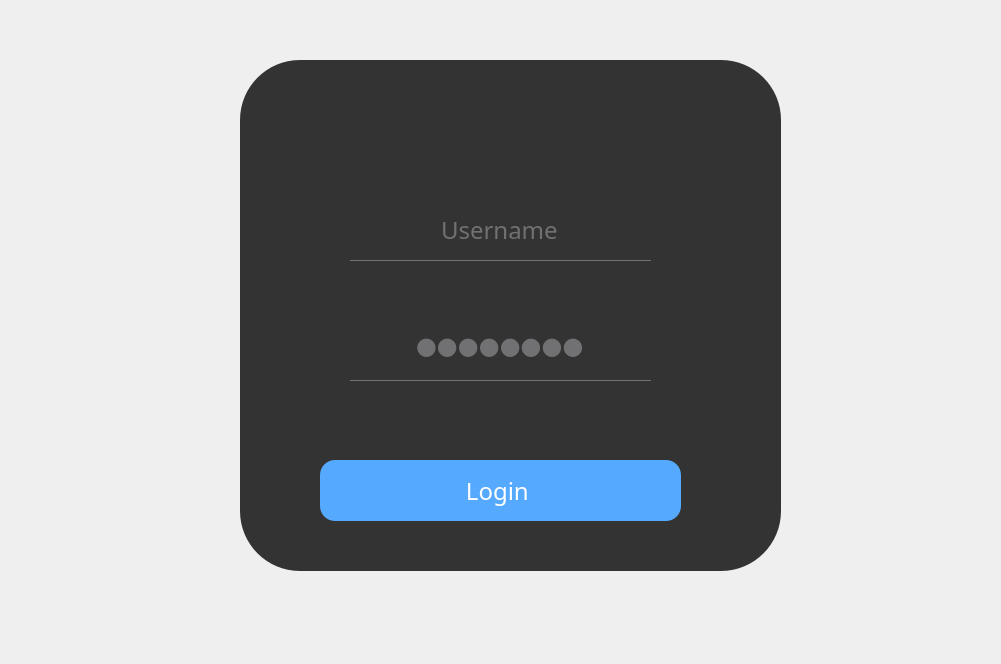
<?xml version="1.0" encoding="UTF-8"?>
<ui version="4.0">
 <class>login</class>
 <widget class="QDialog" name="login">
  <property name="geometry">
   <rect>
    <x>0</x>
    <y>0</y>
    <width>1001</width>
    <height>664</height>
   </rect>
  </property>
  <property name="windowTitle">
   <string>login</string>
  </property>
  <property name="styleSheet">
   <string notr="true">*{
font-family:century gothic;
font-size:24px;
background:url(:/pastry.png);}
QFrame
{background:#333;
border-radius:60px;
}

QPushButton
{background:#55aaff;
border-radius:15px;}
QPushButton
{
color:white;
border-radius:15px;
}
QPushButton:hover
{
color:rgb(255, 255, 255)f;
border-radius:15px;
background:#ff557f;
}

QLineEdit
{background:transparent;
border:none;
color:#717072;
border-bottom:1px solid #717072;
}</string>
  </property>
  <widget class="QPushButton" name="pushButton_3">
   <property name="geometry">
    <rect>
     <x>440</x>
     <y>20</y>
     <width>121</width>
     <height>111</height>
    </rect>
   </property>
   <property name="styleSheet">
    <string notr="true">border-image: url(:/login.png);
background:none</string>
   </property>
   <property name="text">
    <string/>
   </property>
  </widget>
  <widget class="QFrame" name="frame">
   <property name="geometry">
    <rect>
     <x>240</x>
     <y>60</y>
     <width>541</width>
     <height>511</height>
    </rect>
   </property>
   <property name="styleSheet">
    <string notr="true">QFrame
{background:#333;
border-radius:60px;
}</string>
   </property>
   <property name="frameShape">
    <enum>QFrame::StyledPanel</enum>
   </property>
   <property name="frameShadow">
    <enum>QFrame::Raised</enum>
   </property>
   <widget class="QPushButton" name="pushButton">
    <property name="geometry">
     <rect>
      <x>80</x>
      <y>400</y>
      <width>361</width>
      <height>61</height>
     </rect>
    </property>
    <property name="text">
     <string>Login </string>
    </property>
   </widget>
   <widget class="QLineEdit" name="lineEdit">
    <property name="geometry">
     <rect>
      <x>110</x>
      <y>140</y>
      <width>301</width>
      <height>61</height>
     </rect>
    </property>
    <property name="mouseTracking">
     <bool>false</bool>
    </property>
    <property name="styleSheet">
     <string notr="true">QLineEdit
{background:transparent;
border:none;
color:#717072;
border-bottom:1px solid #717072;
}
</string>
    </property>
    <property name="text">
     <string>Username</string>
    </property>
    <property name="alignment">
     <set>Qt::AlignCenter</set>
    </property>
    <property name="cursorMoveStyle">
     <enum>Qt::VisualMoveStyle</enum>
    </property>
   </widget>
   <widget class="QLineEdit" name="lineEdit_2">
    <property name="geometry">
     <rect>
      <x>110</x>
      <y>250</y>
      <width>301</width>
      <height>71</height>
     </rect>
    </property>
    <property name="styleSheet">
     <string notr="true">QLineEdit
{background:transparent;
border:none;
color:#717072;
border-bottom:1px solid #717072;
}</string>
    </property>
    <property name="text">
     <string>Password</string>
    </property>
    <property name="maxLength">
     <number>8</number>
    </property>
    <property name="echoMode">
     <enum>QLineEdit::Password</enum>
    </property>
    <property name="alignment">
     <set>Qt::AlignCenter</set>
    </property>
    <property name="dragEnabled">
     <bool>false</bool>
    </property>
    <property name="readOnly">
     <bool>false</bool>
    </property>
    <property name="cursorMoveStyle">
     <enum>Qt::VisualMoveStyle</enum>
    </property>
    <property name="clearButtonEnabled">
     <bool>false</bool>
    </property>
   </widget>
  </widget>
  <zorder>frame</zorder>
  <zorder>pushButton_3</zorder>
 </widget>
 <resources/>
 <connections/>
</ui>
